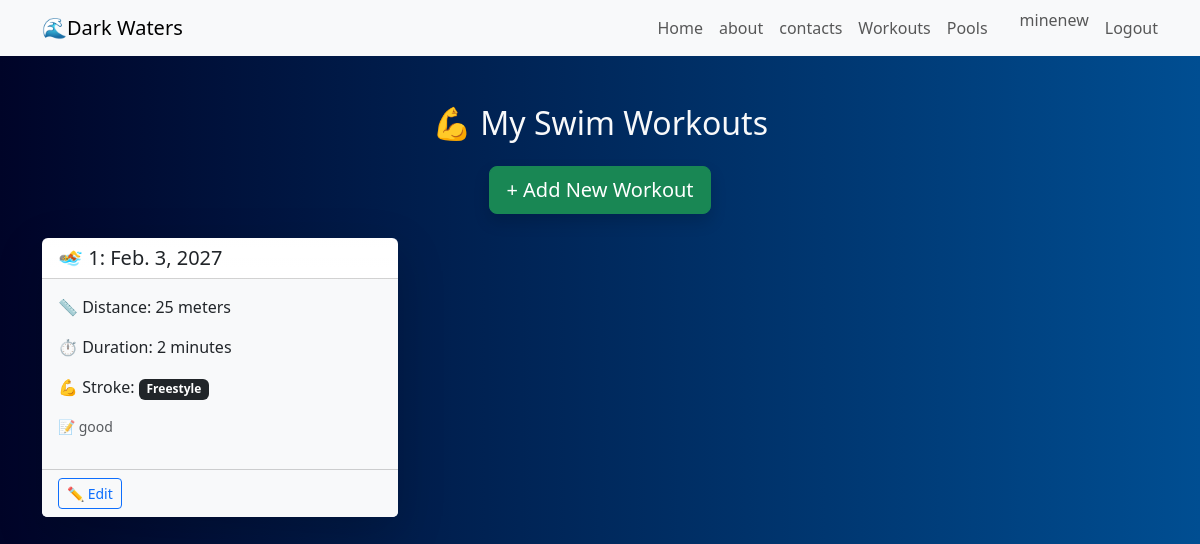
The app's page /workouts/ (signed in), older data.
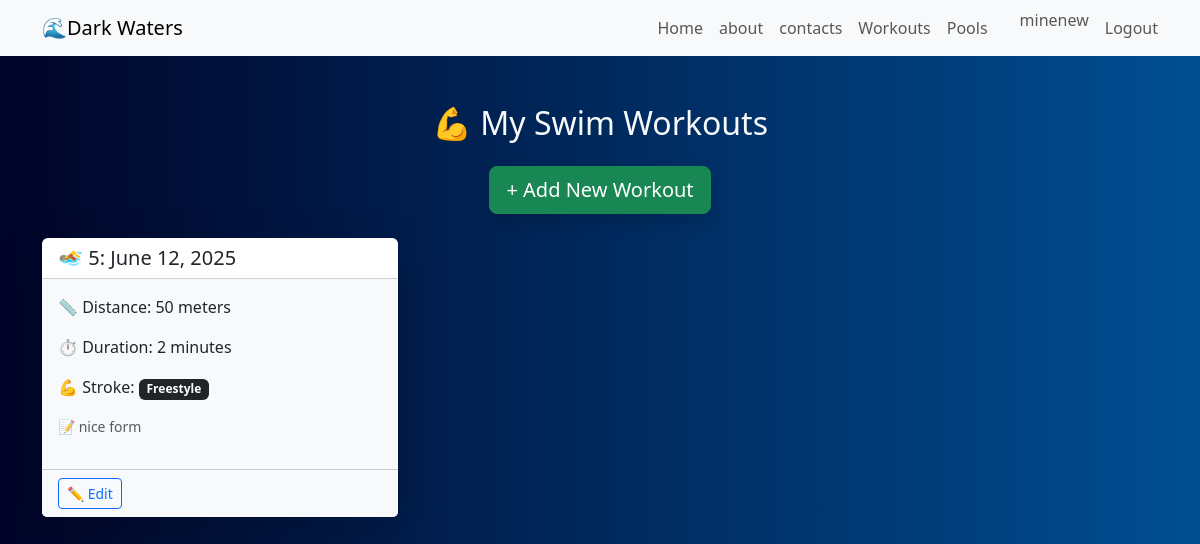
The same page, newer data.
### finder/models.py (models this page shows, shortened)
class SwimWorkout(models.Model):
    user = models.ForeignKey(User, on_delete=models.CASCADE)
    date = models.DateField()
    distance_meters = models.PositiveIntegerField()
    duration_minutes = models.PositiveIntegerField()
    STROKE_CHOICES = [
        ('freestyle', 'Freestyle'),
        ('breaststroke', 'Breaststroke'),
        ('backstroke', 'Backstroke'),
        ('butterfly', 'Butterfly'),
        ('other', 'Other'),
    ]
    stroke_type = models.CharField(max_length=20, choices=STROKE_CHOICES)
    notes = models.TextField(blank=True, null=True)

### finder/views.py (the view)
# urls.py: path('workouts/', views.workout_list, name='workout_list'),
@login_required
def workout_list(request):
    workouts = SwimWorkout.objects.filter(user=request.user).order_by('-date')
    return render(request, 'pool/workout_list.html', {'workouts': workouts})

### finder/templates/pool/workout_list.html (shortened to what this page needs)
{% extends 'main.html' %}
{% block content %}
<div class="container py-5">
  <h2 class="mb-4 text-center text-light">💪 My Swim Workouts</h2>
  <div class="text-center mb-4">
    <a href="{% url 'add_workout' %}" class="btn btn-lg btn-success shadow">+ Add New Workout</a>
  </div>
  {% if workouts %}
    <div class="row g-4">
      {% for workout in workouts %}
        <div class="col-md-6 col-lg-4">
          <div class="card h-100 border-0 shadow-lg">
            <div class="card-header bg-gradient text-white" style="background: linear-gradient(135deg, #1e3c72, #2a5298);">
              <h5 class="mb-0 text-dark">🏊 {{workout.pk}}: {{ workout.date }}</h5>
            </div>
            <div class="card-body bg-light text-dark">
              <p>📏 Distance: {{ workout.distance_meters }} meters</p>
              <p>⏱ Duration: {{ workout.duration_minutes }} minutes</p>
              <p>💪 Stroke:
                <span class="badge bg-dark text-white">{{ workout.get_stroke_type_display }}</span>
              </p>
              {% if workout.notes %}
                <p class="small text-muted">📝 {{ workout.notes }}</p>
              {% endif %}
            </div>
            <div class="card-footer bg-light">
              <a href="{% url 'workout_update' workout.pk %}" class="btn btn-sm btn-outline-primary">✏️ Edit</a>
            </div>
          </div>
        </div>
      {% endfor %}
    </div>
  {% else %}
    <p class="text-center mt-4 text-light">No workouts added yet.</p>
  {% endif %}
</div>
{% endblock %}

Row changes from the older to the newer data that the page shows:
removed SwimWorkout: pk "1", date "Feb. 3, 2027", distance_meters "25", duration_minutes "2", stroke_type "Freestyle", notes "good"
added SwimWorkout: pk "5", date "June 12, 2025", distance_meters "50", duration_minutes "2", stroke_type "Freestyle", notes "nice form"
